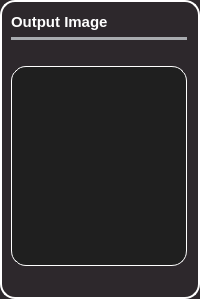
           <widget class="QFrame" name="frame_26">
            <property name="maximumSize">
             <size>
              <width>600</width>
              <height>700</height>
             </size>
            </property>
            <property name="styleSheet">
             <string notr="true">background-color: #2d282c; /* Background color */
    border-radius: 15px; /* Curved borders */
    border: 2px solid #ffffff; /* 3D outline */

    box-shadow: 2px 2px 8px rgba(0, 0, 0, 0.7); /* 3D shadow effect */</string>
            </property>
            <property name="frameShape">
             <enum>QFrame::StyledPanel</enum>
            </property>
            <property name="frameShadow">
             <enum>QFrame::Raised</enum>
            </property>
            <layout class="QGridLayout" name="gridLayout_35">
             <property name="leftMargin">
              <number>9</number>
             </property>
             <item row="0" column="1">
              <layout class="QVBoxLayout" name="verticalLayout_77">
               <property name="leftMargin">
                <number>0</number>
               </property>
               <item>
                <widget class="QLabel" name="label_47">
                 <property name="styleSheet">
                  <string notr="true">color: #ffffff;
font-weight:Bold;
font-size: 15px;
border: none;
</string>
                 </property>
                 <property name="text">
                  <string>Output Image</string>
                 </property>
                </widget>
               </item>
               <item>
                <widget class="Line" name="line_38">
                 <property name="styleSheet">
                  <string notr="true">/* Line style */

  /* Set the width of the line */
  width: 20px;

  /* Set the height of the line */
  height: 5px;

  /* Set the background color of the line */
  background-color:#a8abaf;

  /* Set the border of the line */
  border: 10px;

  /* Set the border radius of the line */
  border-radius:5px;




</string>
                 </property>
                 <property name="orientation">
                  <enum>Qt::Horizontal</enum>
                 </property>
                </widget>
               </item>
               <item>
                <layout class="QHBoxLayout" name="horizontalLayout_46">
                 <item>
                  <layout class="QVBoxLayout" name="verticalLayout_78" stretch="0,5">
                   <item>
                    <spacer name="horizontalSpacer_10">
                     <property name="orientation">
                      <enum>Qt::Horizontal</enum>
                     </property>
                     <property name="sizeHint" stdset="0">
                      <size>
                       <width>40</width>
                       <height>20</height>
                      </size>
                     </property>
                    </spacer>
                   </item>
                   <item>
                    <widget class="QWidget" name="outputImage" native="true">
                     <property name="minimumSize">
                      <size>
                       <width>0</width>
                       <height>200</height>
                      </size>
                     </property>
                     <property name="maximumSize">
                      <size>
                       <width>600</width>
                       <height>700</height>
                      </size>
                     </property>
                     <property name="styleSheet">
                      <string notr="true">border: 1px solid #ffffff;
background-color: #1f1f1f;</string>
                     </property>
                    </widget>
                   </item>
                  </layout>
                 </item>
                </layout>
               </item>
              </layout>
             </item>
             <item row="1" column="1">
              <layout class="QVBoxLayout" name="verticalLayout_21">
               <item>
                <layout class="QHBoxLayout" name="horizontalLayout_23"/>
               </item>
               <item>
                <layout class="QVBoxLayout" name="verticalLayout_2"/>
               </item>
               <item>
                <spacer name="horizontalSpacer_22">
                 <property name="orientation">
                  <enum>Qt::Horizontal</enum>
                 </property>
                 <property name="sizeHint" stdset="0">
                  <size>
                   <width>40</width>
                   <height>20</height>
                  </size>
                 </property>
                </spacer>
               </item>
              </layout>
             </item>
            </layout>
           </widget>
